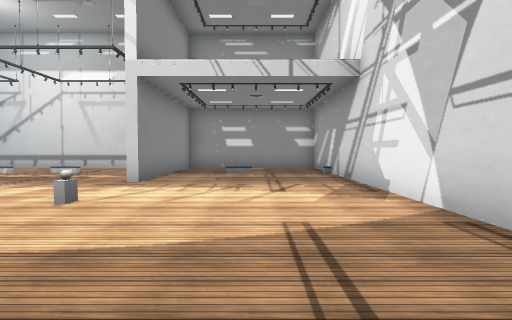
View 1 (above)

12 first-person views from a walk through a 3-D level made in the Unity game engine. The camera is 1.4 m above the floor, tilts 2° down and sees 80° across. The floor is counted in squares, 2 m on a side. Each view is taken from the middle of a square. On the plan, view 1 faces up. The plan holds only what a view shows up to about 10 squares ahead; the rest is blank. The place goes on beyond the plan. The player is left out. Some surface patterns are stand-ins.

View 2
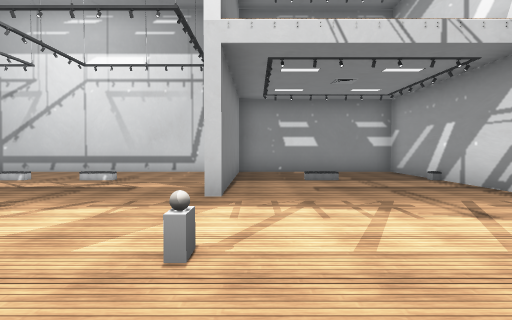

View 3
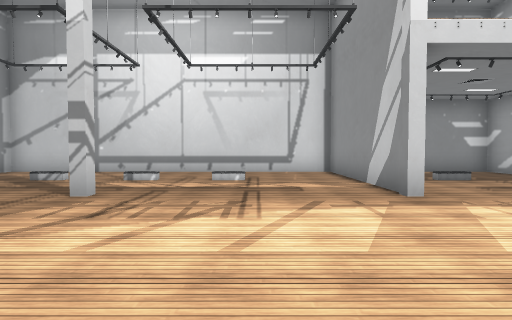

View 4
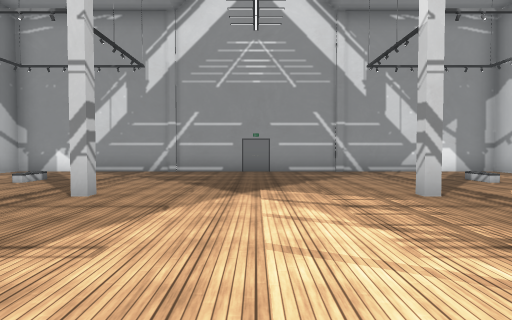

View 5
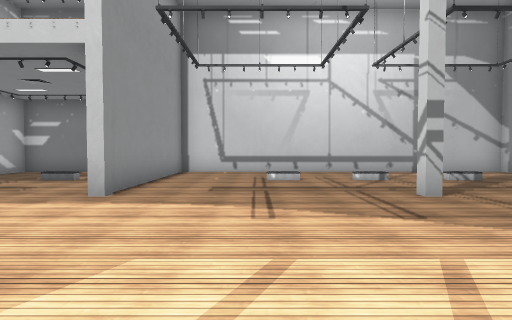

View 6
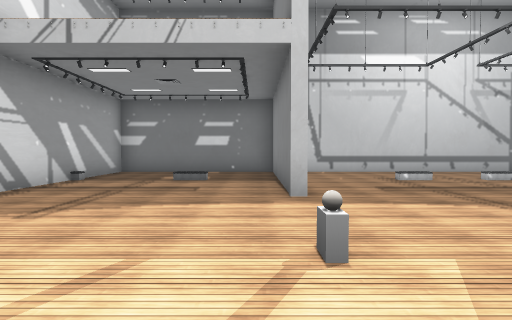

View 7
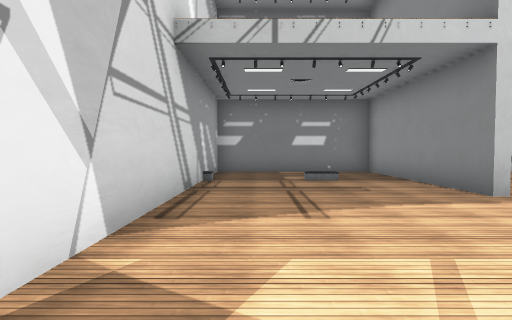

View 8
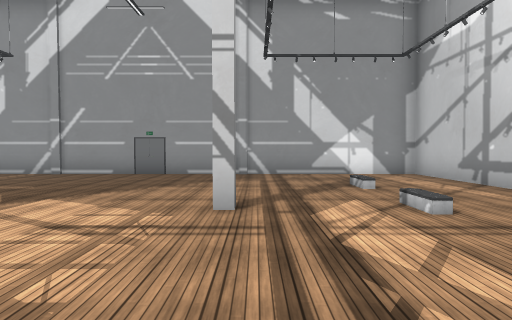

View 9
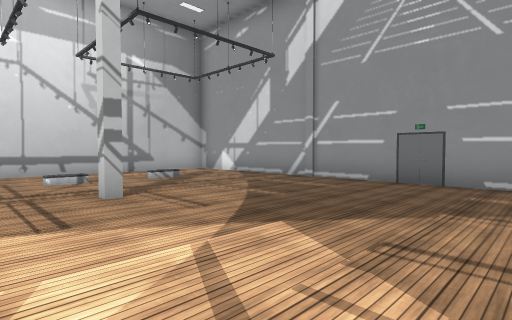

View 10
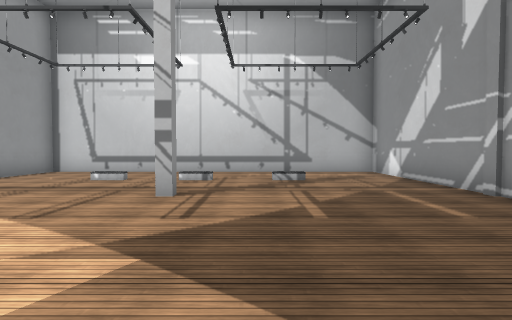

View 11
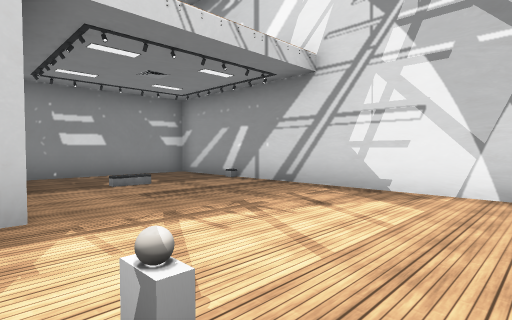

View 12
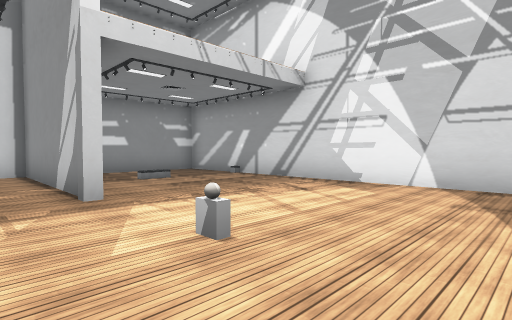

### Floor plan
Key: @ floor where view 1 was taken; # wall or solid block; . floor; / step, stairs or slope; = window, fence, low wall or low ledge.
Columns run from 13 left of view 1 to 3 right of it. Each row starts with its distance up from view 1.
 12 #################
 11 #.........#.....#
 10 #.........#.....#
  9 #.././///.#..../#
  8 #.........#.....#
  7 #....#....#.....#
  6 #...............#
  5 #...............#
  4 #..........=....#
  3 #...............#
  2 #...............#
  1 #....#....#.....#
  0 #.........#..@..#
 -1 #.././///.#..../#
 -2 #.........#.....#
 -3 #.........#.....#
 -4 #################

Positions as (right, up) in squares from view 1, and headings:
1: (0, 0), facing up
2: (-2, 2), facing up
3: (-5, 2), facing up
4: (-3, 4), facing left
5: (-5, 6), facing down
6: (-2, 6), facing down
7: (1, 6), facing down
8: (-4, 7), facing left
9: (-6, 6), facing down-left
10: (-9, 6), facing down
11: (-3, 3), facing up-right
12: (-4, 2), facing up-right
